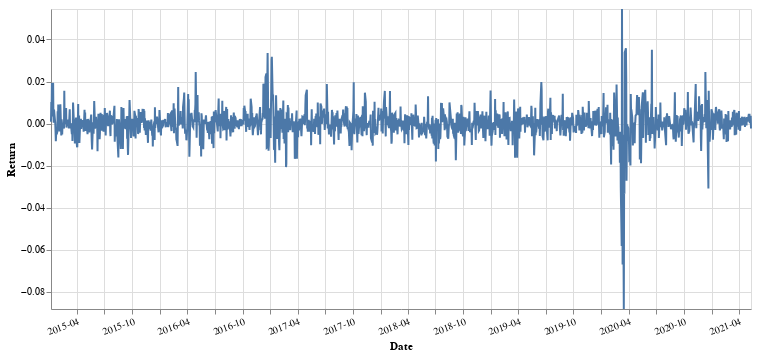

The notebook cell saved with this chart:
### Code cell
chart = alt.Chart(df).mark_line().encode(
    x=alt.X('Date',axis=alt.Axis(format='%Y-%m',labelAngle=-20)),
    y=alt.Y('Return',scale=alt.Scale(domain=[np.min(df.Return), np.max(df.Return)])), 
).properties(width=700, height=300)
chart

### Figure 1 — Vega-Lite specification as saved in the notebook (floating-point values rounded to 4 significant figures; data arrays with more than 128 entries replaced by an {"elided": "..."} marker saying what was removed)
{"config": {"view": {"continuousWidth": 400, "continuousHeight": 300}}, "data": {"name": "data-b8eb70de6cd869b454d1fc2aa81ae54d"}, "mark": "line", "encoding": {"x": {"type": "temporal", "axis": {"format": "%Y-%m", "labelAngle": -20}, "field": "Date"}, "y": {"type": "quantitative", "field": "Return", "scale": {"domain": [-0.08818, 0.05449]}}}, "height": 300, "width": 700, "$schema": "https://vega.github.io/schema/vega-lite/v4.8.1.json", "datasets": {"data-b8eb70de6cd869b454d1fc2aa81ae54d": {"elided": "1579 records"}}}
